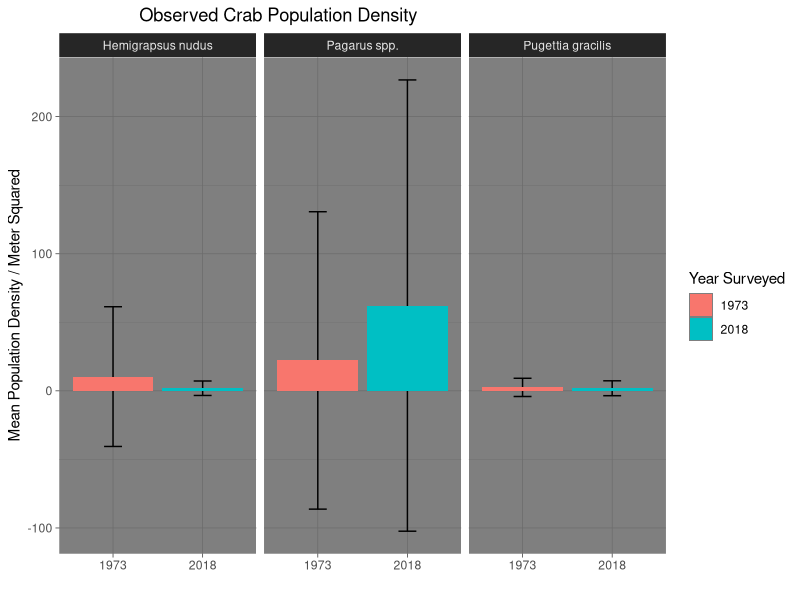

R code for this plot:
install.packages("tidyverse")
library(tidyverse)

library(dplyr)
library(tidyr)
library(colorspace)
read.csv("deadman_rawdata_8_05_21.csv")
surveys <- read.csv("deadman_rawdata_8_05_21.csv")

install.packages("tidyverse")
library(tidyverse)

## Crab data analysis ##
names(surveys)
surveys_crab <- surveys %>% select(Transect:Year_surveyed, Hemigrapsus_nudus, Pugettia_gracilis, 
                                       Pagarus)
surveys_long_crab <- gather(data = surveys_crab, key = species, value = abundance, 
                                Hemigrapsus_nudus, Pugettia_gracilis, Pagarus)

surveys_long_crab <- surveys_long_crab %>%
  mutate( density_m2 = abundance * 4)

surveys_summary_crab <- surveys_long_crab %>%
  mutate(Year_surveyed = as.character(Year_surveyed)) %>% 
  group_by(Year_surveyed, species) %>% 
  summarise(density_m2_mean = mean(density_m2), 
            density_m2_sd = sd(density_m2))

labels2 <- c(Hemigrapsus_nudus = "Hemigrapsus nudus", Pugettia_gracilis = "Pugettia gracilis", Pagarus = "Pagarus spp.") 

surveys_summary_crab %>%
  ggplot(aes(x = Year_surveyed, y = density_m2_mean, fill = Year_surveyed)) +
  geom_errorbar(aes(ymin = density_m2_mean - density_m2_sd, 
                    ymax = density_m2_mean + density_m2_sd, width = 0.2)) +
  geom_col() +
  labs(x = "", y = "Mean Population Density / Meter Squared", 
       title = "                Observed Crab Population Density") +
  scale_fill_discrete(name = "Year Surveyed") +
  theme_dark() +
  facet_wrap(~species, labeller = labeller(species = labels2))

